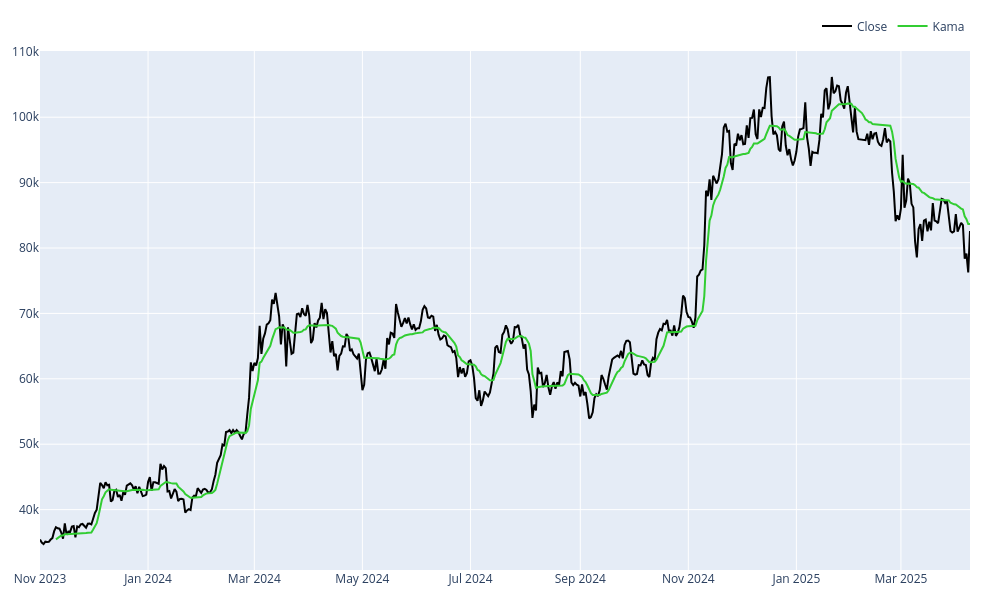

Notebook code cell kept with this figure:
### Code cell
fig2 = kama.plot(column='BTCUSD',
          close_kwargs=dict(trace_kwargs=dict(line_color='black')),
          kama_kwargs=dict(trace_kwargs=dict(line_color='limegreen'))
         )
fig2.update_layout(height=600, width=1000)
#fig2.write_html("fig2.html", include_plotlyjs="embed")
fig2.show()

### Figure 1 — Plotly figure (JSON) as saved in the notebook; plotly's stock layout.template omitted (floating-point values rounded to 4 significant figures; data arrays with more than 128 entries replaced by an {"elided": "..."} marker saying what was removed)
{"data": [{"line": {"color": "black"}, "name": "Close", "showlegend": true, "type": "scatter", "x": {"elided": "526 str values"}, "y": {"elided": "526 float values"}}, {"line": {"color": "limegreen"}, "name": "Kama", "showlegend": true, "type": "scatter", "x": {"elided": "526 str values"}, "y": {"elided": "526 float values"}}], "layout": {"height": 600, "legend": {"orientation": "h", "traceorder": "normal", "x": 1, "xanchor": "right", "y": 1.02, "yanchor": "bottom"}, "margin": {"b": 30, "l": 30, "r": 30, "t": 30}, "width": 1000}}
